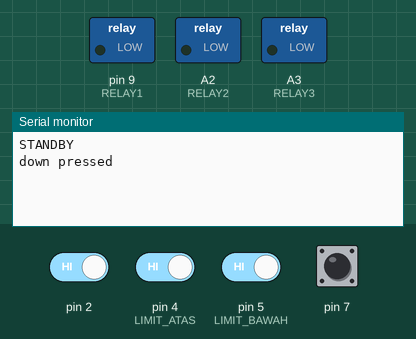
Recording of a sketch running on a simulated Arduino Uno, built with avr-gcc and run on an emulated ATmega328P. Parts: switched loads named in the sketch (green lamp = pin HIGH), the last lines printed to the serial monitor. The inputs (shaded band) are chosen by the test bench; at power-on: pin 2, pin 4 (LIMIT_ATAS), pin 5 (LIMIT_BAWAH), pin 7 HIGH.

Above: at 1.4 s.
1.5 s: pin 7 pulled LOW for 0.15 s
At 2.7 s:
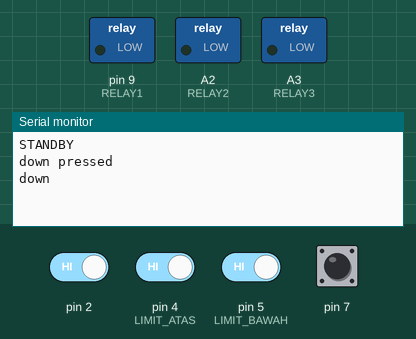
3.1 s: pin 2 driven LOW and pin 5 (LIMIT_BAWAH) driven LOW
At 8.0 s:
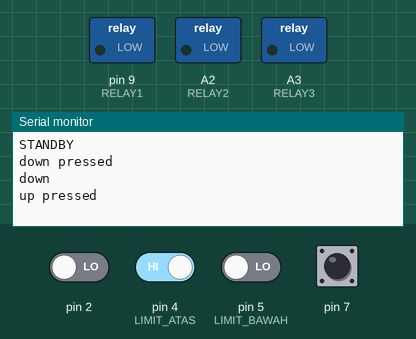

Measured:
- after the input at 1.5 s, the serial monitor: prints a new line at once (image 1)
- after the input at 3.1 s, the serial monitor: prints a new line after 3.4 s (image 2)

The sketch:

Lift.ino
```cpp
#define RELAY1 9
#define RELAY2 A2
#define RELAY3 A3
#define LIMIT_ATAS 4
#define LIMIT_BAWAH 5
#define SPEED 6

unsigned long prevMillis;
char stat;
char bufferstat = 'i';
bool prevLimitAtas = HIGH;
bool prevLimitBawah = HIGH;

//up&down,limit atas,bawah,speed,pagar_atas,pagar_bawah

void setup() {
  Serial.begin(9600);
  for (int i = 2; i < 8; i++) {
    pinMode(i, INPUT_PULLUP);
  }
  pinMode(RELAY1, OUTPUT);
  pinMode(RELAY2, OUTPUT);
  pinMode(RELAY3, OUTPUT);
  delay(200);

  if (digitalRead(LIMIT_ATAS) || digitalRead(LIMIT_BAWAH)) {
    stat = 'i';
    Serial.println("STANDBY");
  }
  else {
    digitalWrite(RELAY3, HIGH);
    Serial.println("RESET");
    while (!digitalRead(LIMIT_BAWAH)) {
      //(digitalRead(6)) ? digitalWrite(RELAY1, LOW) : digitalWrite(RELAY1, HIGH);
    }
    digitalWrite(RELAY3, LOW);
    stat = 'i';
  }
}

void loop() {
  switch (stat) {
    case 'u':
      if (!digitalRead(LIMIT_ATAS) && prevLimitAtas == HIGH) {
        digitalWrite(RELAY2, HIGH);
        digitalWrite(RELAY3, LOW);
      }
      else if (digitalRead(LIMIT_ATAS) && prevLimitAtas == LOW) {
        digitalWrite(RELAY2, LOW);
        if (bufferstat == stat) {
          bufferstat = 'i';
          stat = 'i';
        }
        else if (bufferstat != stat) {
          stat = bufferstat;
        }
        delay(5000);
      }
      prevLimitAtas = !digitalRead(LIMIT_ATAS);
      break;
    case 'd':
      if (!digitalRead(LIMIT_BAWAH) && prevLimitBawah == HIGH) {
        digitalWrite(RELAY3, HIGH);
        digitalWrite(RELAY2, LOW);
      }
      else if (digitalRead(LIMIT_BAWAH) && prevLimitBawah == LOW) {
        digitalWrite(RELAY3, LOW);
        if (bufferstat == stat) {
          bufferstat = 'i';
          stat = 'i';
        }
        else if (bufferstat != stat) {
          stat = bufferstat;
        }
        delay(5000);
      }
      prevLimitBawah = !digitalRead(LIMIT_BAWAH);
      break;
  }
  if (!digitalRead(2)) {
    prevMillis = millis();
    Serial.println("up pressed");
    while (!digitalRead(2)) {
    }
    if (millis() - prevMillis > 150) {
      Serial.println("up");
      (stat == 'i') ? stat = 'u' : bufferstat = 'u';
    }
  }
  else if (digitalRead(7)) {
    prevMillis = millis();
    Serial.println("down pressed");
    while (digitalRead(7)) {
    }
    if (millis() - prevMillis > 150) {
      Serial.println("down");
      (stat == 'i') ? stat = 'd' : bufferstat = 'd';
    }
  }
}
```
